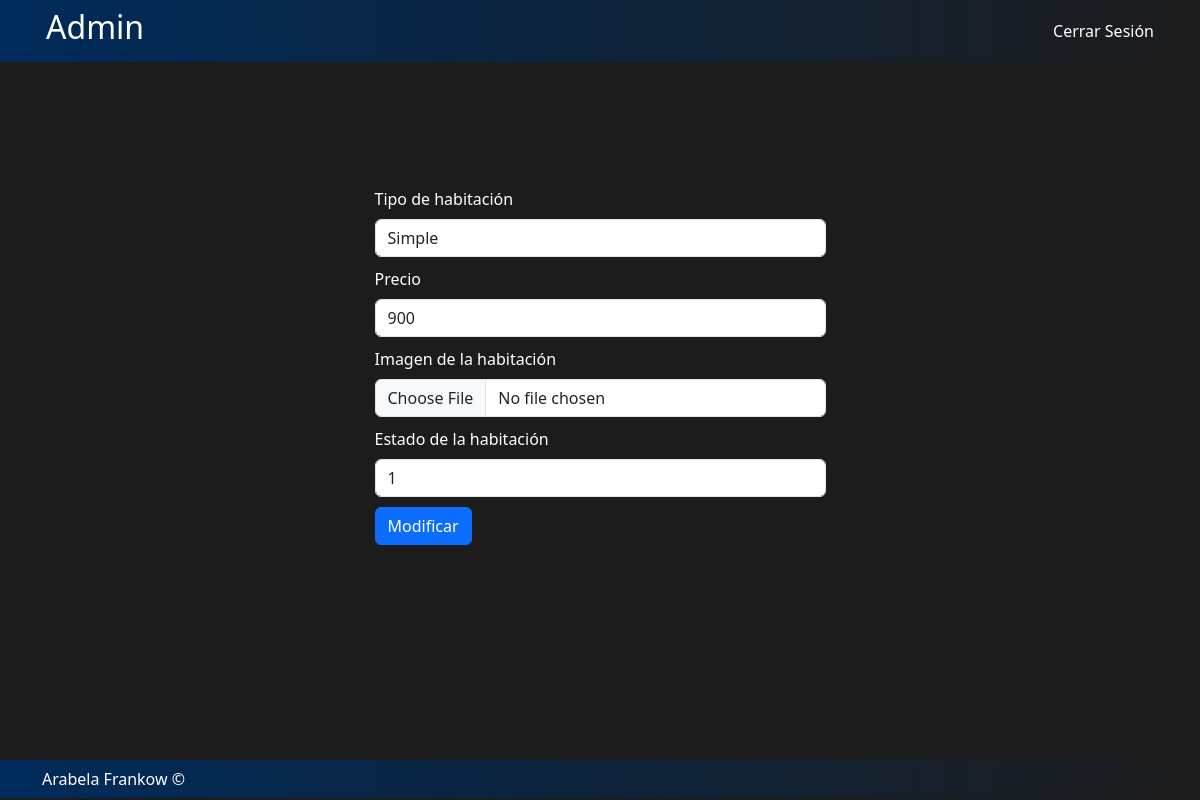
Page /admin/modi/mod_cat.php?id=1 on the committed database.
### tables this page shows
CREATE TABLE `habitacion` (
  `id_Habitacion` int(11) NOT NULL,
  `tipo` varchar(45) NOT NULL,
  `precio` double NOT NULL,
  `media` varchar(60) DEFAULT NULL,
  `fk_Estado` int(11) NOT NULL
);

### admin/modi/mod_cat.php (the view, shortened to what this page needs)
<?php
include_once("../../componentes/conf/conf.php");
?>
<!DOCTYPE html>
<html lang="es">
<head>
    <link rel="stylesheet" href="../../asset/css/bootstrap.css">
    <link rel="stylesheet" href="../../asset/css/estilos.css">
</head>
<body>
    <header class="color">
        <nav class="navbar navbar-expand-lg container px-3">
            <div class="d-flex w-100 justify-content-between align-items-center">
                <a class="letra text-decoration-none" href="../index.php">
                    <h1 class="h2 cambioColor">Admin</h1>
                </a>
                <ul class='navbar-nav'>
                    <li class='nav-item' >
                        <a href='../../componentes/security/logout.php' class='text-decoration-none letra cambioColor' >Cerrar Sesión</a>
                    </li>
                </ul>
            </div>
        </nav>
    </header>
<main class="mainAdmin">
    <?php
    if (isset($_GET['id'])) {
        $id = $_GET['id'];
        $consulta = "SELECT * FROM `habitacion` WHERE `id_Habitacion` = '$id' ";
        $resultado = mysqli_query($con,$consulta);
    }
    ?>
    <form action="mod_cat_ok.php" method="post" enctype="multipart/form-data">
        <?php
            while($fila = mysqli_fetch_array($resultado)){
                print "
                <div class='container'>
                    <section class='row justify-content-center'>
                        <article class='col-6'>
                            <input type=hidden name=id value=$fila[id_Habitacion] class='form-control'>
                            <div>
                                <label for='tipo' class='form-label letra'>Tipo de habitación</label>
                                <input type=text name=tipo value=$fila[tipo] class='form-control moverInput' >
                            </div>
                            <div>
                                <label for='precio' class='form-label letra'>Precio</label>
                                <input type=text name=precio value=$fila[precio] class='form-control moverInput'>
                            </div>
                            <div>
                                <label for='media' class='form-label letra'>Imagen de la habitación</label>
                                <input id='media' name='media' type='file' class='form-control moverInput'>
                            </div>
                            <div>
                                <label for='estado' class='form-label letra'>Estado de la habitación</label>
                                <input type=text name=estado value=$fila[fk_Estado] class='form-control moverInput'>
                            </div>
                            <input type=submit value=Modificar class='btn btn-primary'>
                        </article>
                    </section>
                </div>
                ";
            }
        ?>
    </form>
</main>
    <footer>
        <nav class="color">
            <div class="container container-fluid ">
                <p class="letra footerConte">Arabela Frankow &copy;</p>
            </div>
        </nav>
    </footer>
</body>
</html>

### asset/css/estilos.css (style rules this page uses)
footer { position: absolute; bottom: 0; width: 100%; height: 40px; }
html { min-height: 100%; position: relative; }
body { background-color: #1C1C1C; margin: 0; margin-bottom: 40px; }
.color { background: linear-gradient(90deg, #002B5B, #1C1C1C); }
.letra { color: white }
.footerConte { margin: 0; padding-top: 7px; padding-bottom: 7px; }
h1 { margin-right: 30px; }
.moverInput { margin-bottom: 10px; }
.mainAdmin { margin: 125px; }

### rows in the picture
habitacion: tipo "Simple", precio "900", estado "1"
